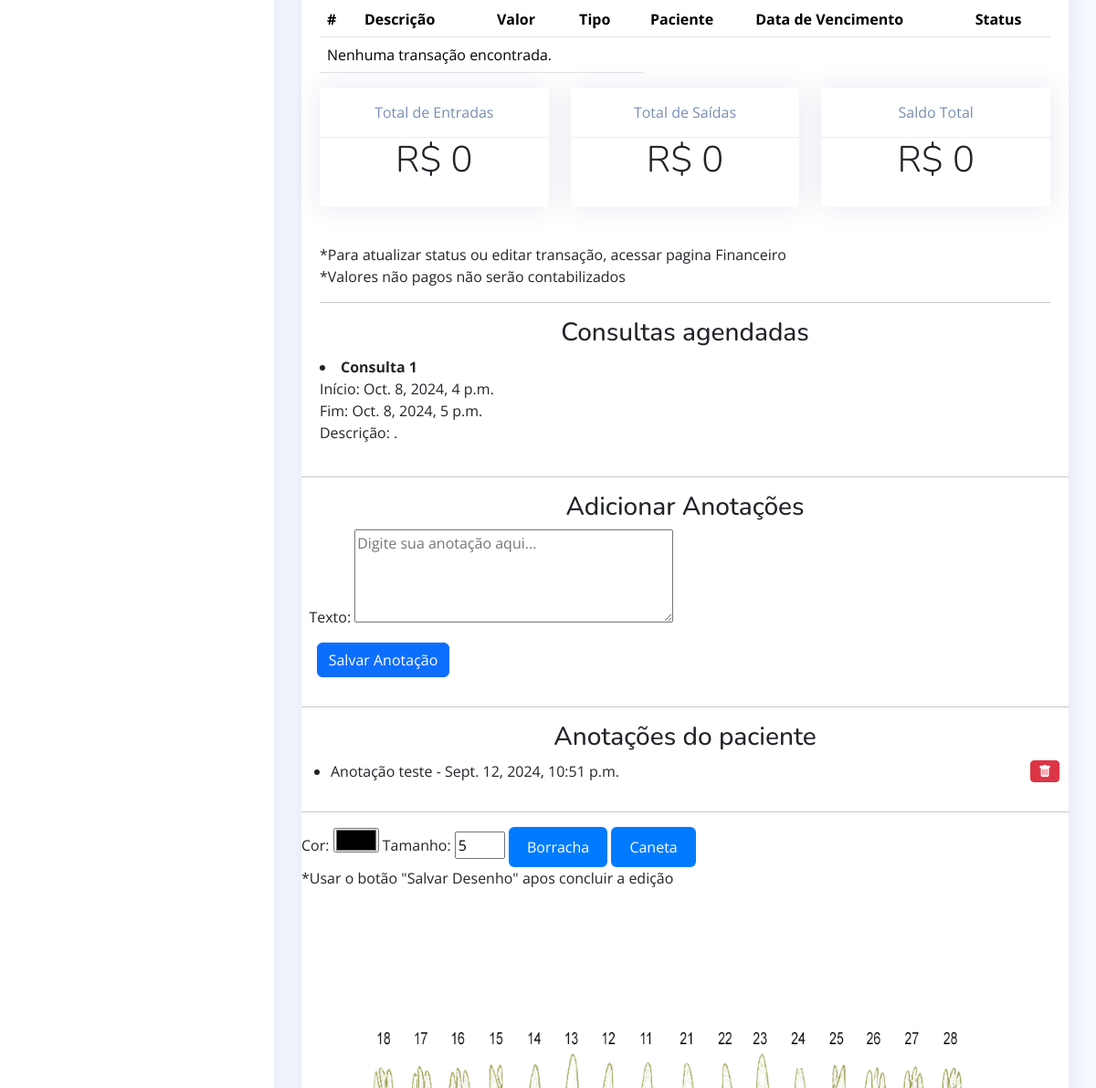
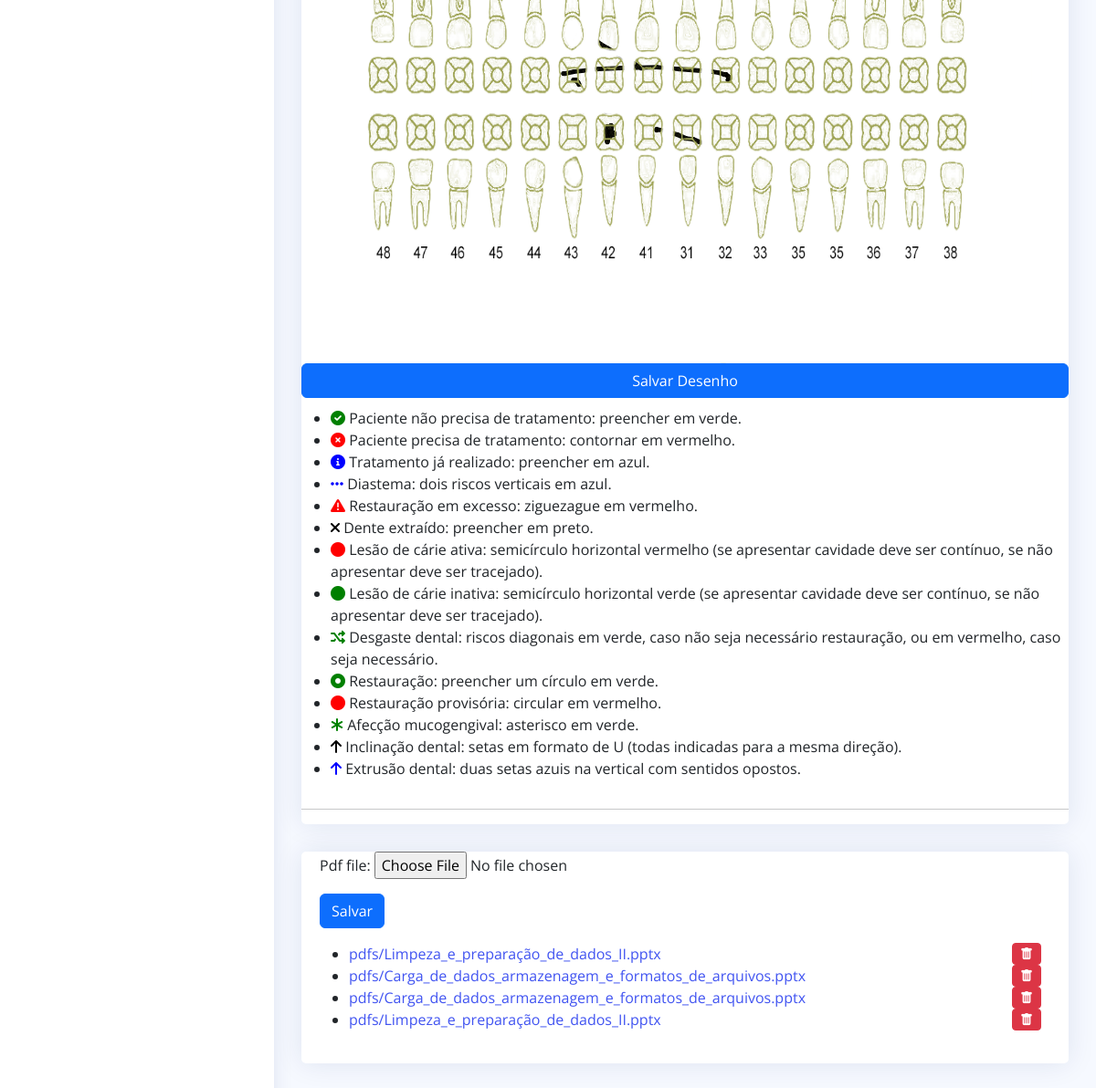
Page /pagina_paciente/1/ (signed in, lower part) on the earlier database version (2 pictures, top to bottom).
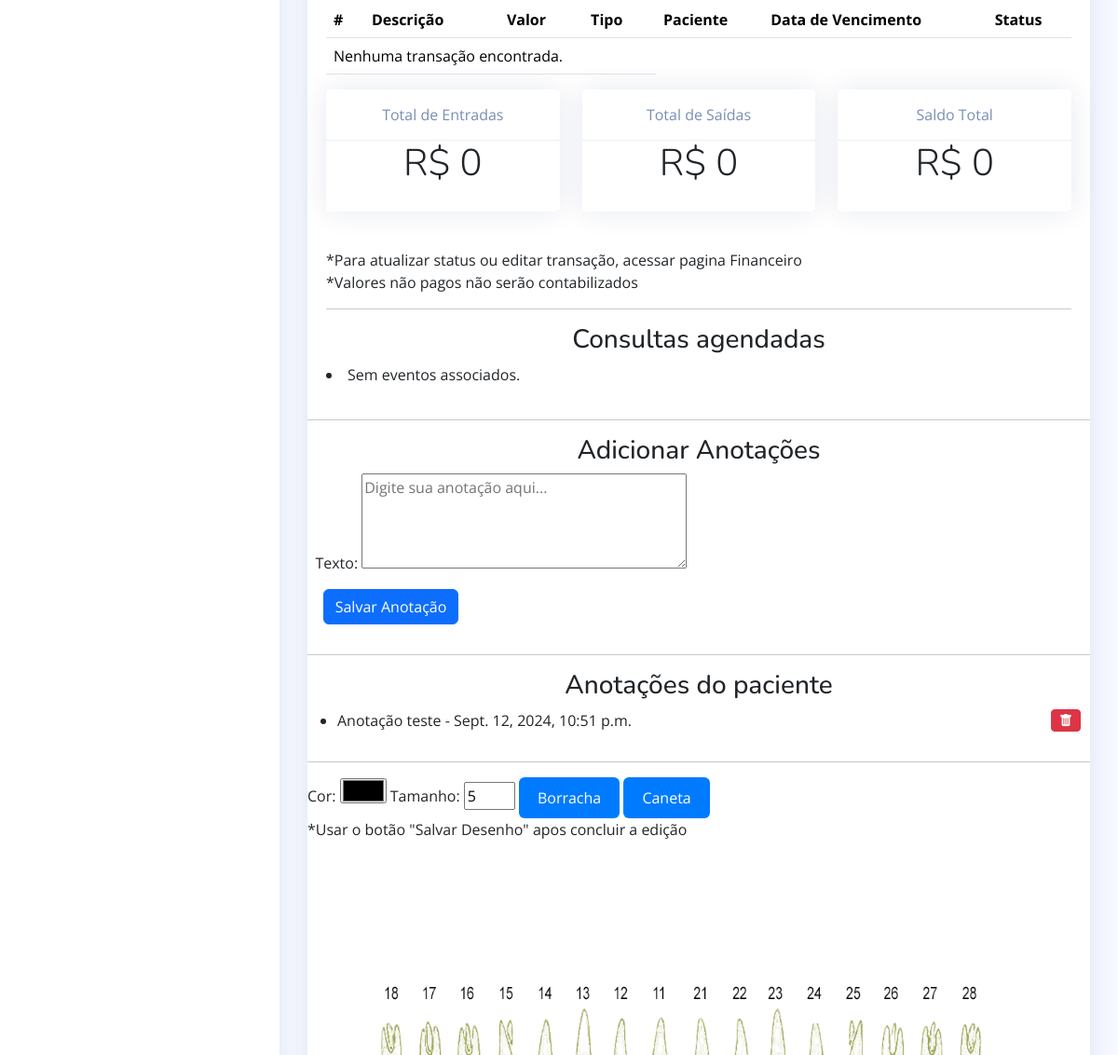
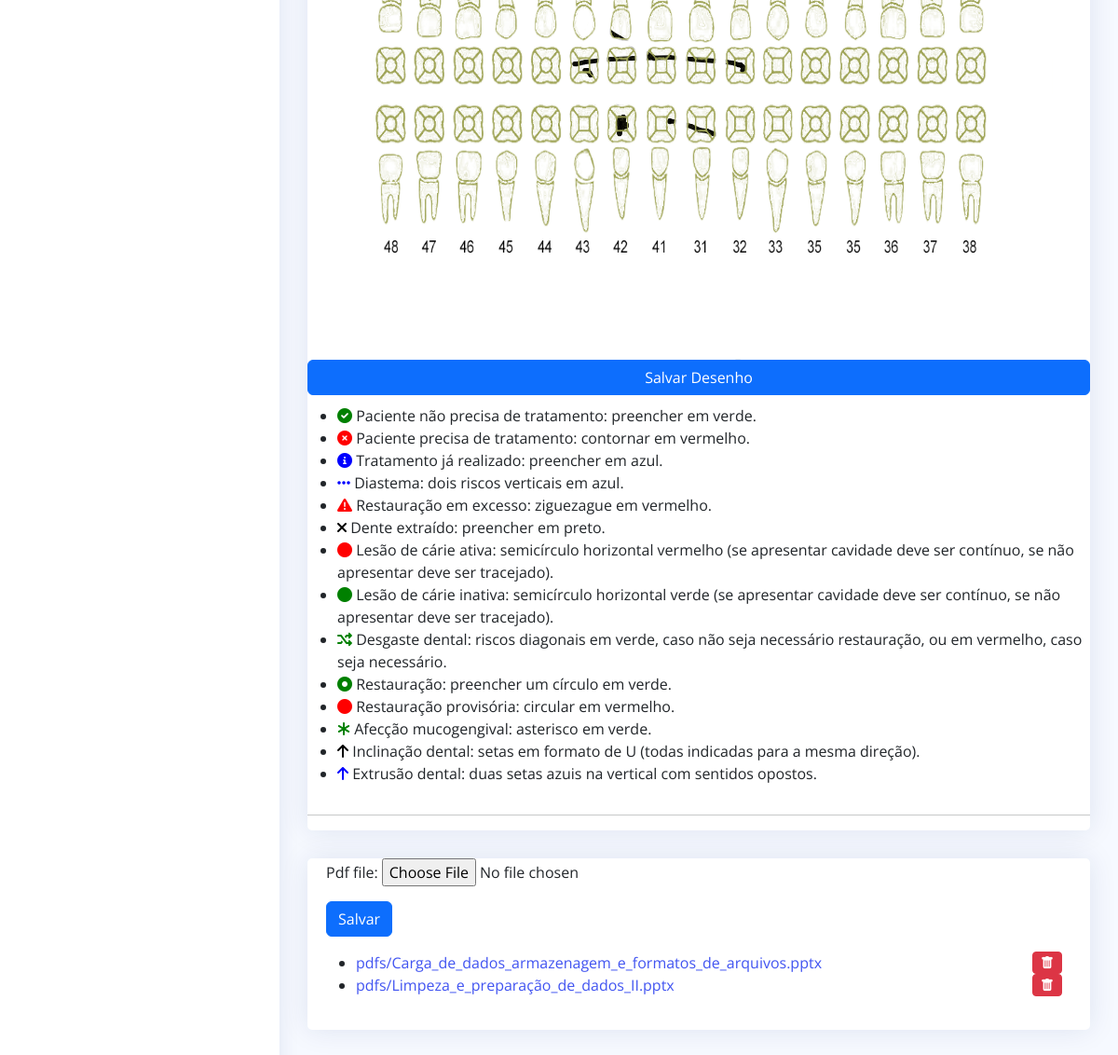
Same page on the later database version (2 pictures, top to bottom).
### app/models.py (models this page shows, shortened)
class EventAbstract(models.Model):
    is_active = models.BooleanField(default=True)
    is_deleted = models.BooleanField(default=False)
    created_at = models.DateTimeField(auto_now_add=True)
    updated_at = models.DateTimeField(auto_now=True)
    class Meta:
        abstract = True

class Event(EventAbstract):
    user = models.ForeignKey(User, on_delete=models.CASCADE, related_name="events")
    title = models.CharField(max_length=200)
    description = models.TextField()
    start_time = models.DateTimeField()
    end_time = models.DateTimeField()
    paciente = models.ForeignKey(Paciente, on_delete=models.CASCADE, related_name="events", blank=True, null=True)
    objects = EventManager()

class Anotacao(models.Model):
    paciente = models.ForeignKey(Paciente, on_delete=models.CASCADE, related_name='anotacoes')
    texto = models.TextField()
    data_criacao = models.DateTimeField(default=timezone.now)

class PDFUpload(models.Model):
    paciente = models.ForeignKey(Paciente, on_delete=models.CASCADE)
    pdf_file = models.FileField(upload_to='pdfs/')  # Armazena PDFs na pasta 'pdfs'
    uploaded_at = models.DateTimeField(auto_now_add=True)

### app/views.py (the view, shortened to what this page needs)
# urls.py: path("pagina_paciente/<int:paciente_id>/", views.pagina_paciente, name='pagina_paciente'),
@login_required(login_url="/")
def pagina_paciente(request, paciente_id):
    paciente = get_object_or_404(Paciente, id=paciente_id)
    eventos = Event.objects.filter(paciente=paciente)
    anotacoes = Anotacao.objects.filter(paciente=paciente)
    odontograma, created = Odontograma.objects.get_or_create(paciente=paciente)
    pdf_uploads = PDFUpload.objects.filter(paciente=paciente)
    transacoes = Financeiro.objects.filter(paciente=paciente)
    total_entrada = transacoes.filter(tipo='Entrada', status='Pago').aggregate(Sum('valor'))['valor__sum'] or 0
    total_saida = transacoes.filter(tipo='Saída', status='Pago').aggregate(Sum('valor'))['valor__sum'] or 0
    saldo_total = total_entrada - total_saida
    form = AnotacaoForm()
    dente_form = DenteForm(instance=odontograma)
    pdf_form = PDFUploadForm()
    context = {
        "object": paciente,
        "eventos": eventos,
        "anotacoes": anotacoes,
        "form": form,
        "odontograma": odontograma,
        "dente": dente_form,
        "pdf_form": pdf_form,
        "pdf_uploads": pdf_uploads,
        "transacoes": transacoes,
        "total_entrada": total_entrada,
        "total_saida": total_saida,
        "saldo_total": saldo_total,
        "paciente":paciente,
    }
    return render(request, 'frontend/pagina_paciente.html', context)

### app/forms.py
class AnotacaoForm(forms.ModelForm):
    class Meta:
        model = Anotacao
        fields = ['texto']
        widgets = {
            'texto': forms.Textarea(attrs={'rows': 4, 'placeholder': 'Digite sua anotação aqui...'}),
        }

### app/templates/frontend/pagina_paciente.html (shortened to what the changed rows need)
<html lang="en">
  {% load static %}
<head>
    <link rel="stylesheet" href="{% static "style.css" %}">
  <link rel="stylesheet" href="https://cdnjs.cloudflare.com/ajax/libs/font-awesome/6.0.0-beta3/css/all.min.css">
  <link href="{% static "vendor/bootstrap/css/bootstrap.min.css" %}" rel="stylesheet">
  <link href="{% static "vendor/bootstrap-icons/bootstrap-icons.css" %}" rel="stylesheet">
  <link href="{% static "vendor/boxicons/css/boxicons.min.css" %}" rel="stylesheet">
  <link href="{% static "vendor/quill/quill.snow.css" %}" rel="stylesheet">
  <link href="{% static "vendor/quill/quill.bubble.css" %}" rel="stylesheet">
  <link href="{% static "vendor/remixicon/remixicon.css" %}" rel="stylesheet">
  <link href="{% static "vendor/simple-datatables/style.css" %}" rel="stylesheet">
  <link href="{% static "css/style.css" %}" rel="stylesheet">
</head>
<body>
  <main id="main" class="main">
      <div class="card">
          <div class="card-body">
          <div>
            <table class="table">
              <thead>
                  <tr>
                    <th scope="col">#</th>
                    <th scope="col">Descrição</th>
                    <th scope="col">Valor</th>
                    <th scope="col">Tipo</th>
                    <th scope="col">Paciente</th>
                    <th scope="col">Data de Vencimento</th>
                    <th scope="col">Status</th>
                  </tr>
              </thead>
          </table>
          <div class="row">
        </div><br>*Para atualizar status ou editar transação, acessar pagina Financeiro<br>*Valores não pagos não serão contabilizados
          </div>
          <hr>
          <h3 style="text-align: center;">Consultas agendadas</h3>
          {% if eventos %}
          {% for evento in eventos %}
              <li>
                  <strong>{{ evento.title }}</strong><br>
                  Início: {{ evento.start_time }}<br>
                  Fim: {{ evento.end_time }}<br>
                  Descrição: {{ evento.description }}
              </li>
          {% endfor %}
      {% else %}
          <li>Sem eventos associados.</li>
      {% endif %}
          </div><hr>
    <ul>
        {% for anotacao in anotacoes %}
        <li>
          {{ anotacao.texto }} - {{ anotacao.data_criacao }}
          <a href="{% url 'delete_anotacao' paciente_id=paciente.id anotacao_id=anotacao.id %}" class="btn btn-danger btn-sm" style="float: right; margin-left: 10px; margin-right:10px">
              <i class="bi bi-trash-fill"></i>
          </a>
      </li>
        {% empty %}
        <li>Nenhuma anotação registrada.</li>
        {% endfor %}
    </ul>
      </div>
  <div class="card">
    <div class="card-body">
    <ul>
      {% for pdf in pdf_uploads %}
          <li>
              <a href="{{ pdf.pdf_file.url }}" target="_blank">{{ pdf.pdf_file.name }}</a>
              <a href="{% url 'delete_pdf' paciente_id=paciente.id pdf_id=pdf.id %}" class="btn btn-danger btn-sm" style="float: right; margin-left: 10px; margin-right:10px">
                <i class="bi bi-trash-fill"></i>
            </a>
          </li>
      {% empty %}
          <li>Nenhum arquivo PDF salvo.</li>
      {% endfor %}
  </ul>
    </div>
  </div>
  </main>
</body>
</html>

Differences in the rows shown:
removed Event: title "Consulta 1", start_time "Oct. 8, 2024, 4 p.m.", end_time "Oct. 8, 2024, 5 p.m.", description "."
removed PDFUpload: pdf_file.name "pdfs/Limpeza_e_preparação_de_dados_II.pptx"
removed PDFUpload: pdf_file.name "pdfs/Carga_de_dados_armazenagem_e_formatos_de_arquivos.pptx"
Other differences:
text now shown: "Sem eventos associados."
